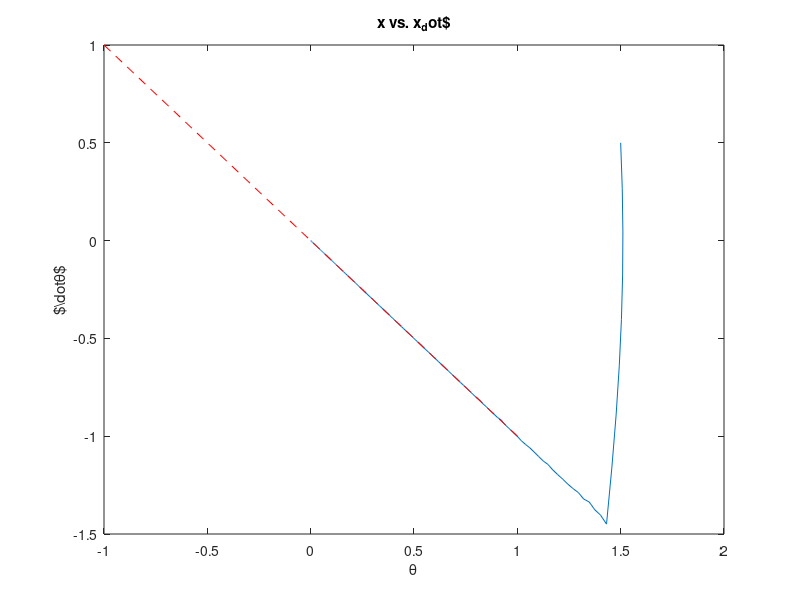
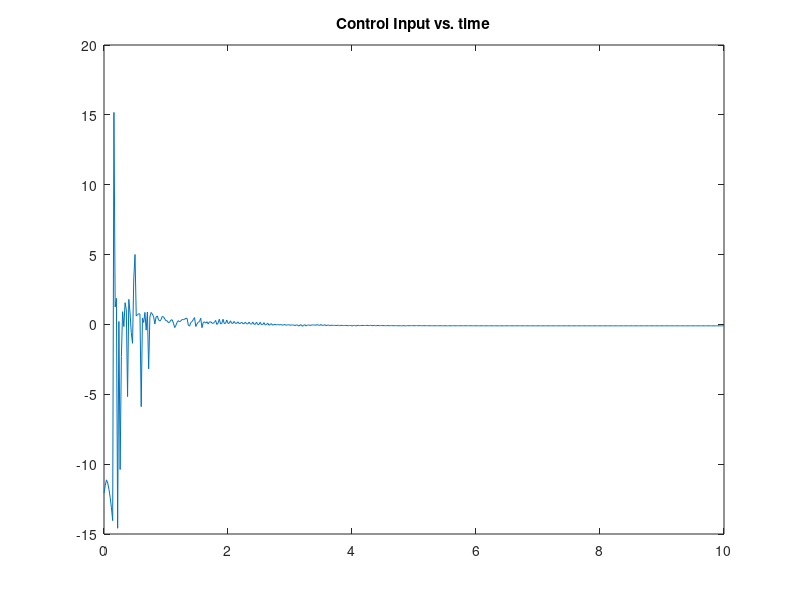
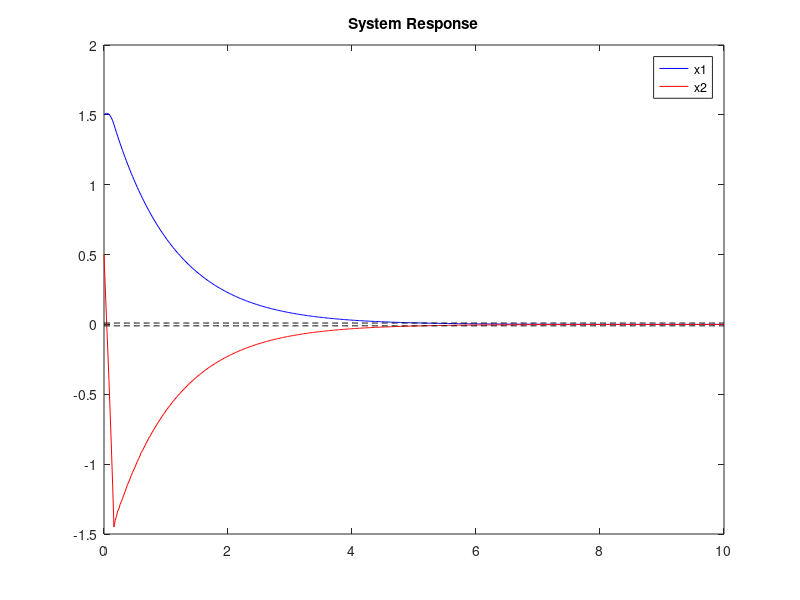

Recreate these plots in MATLAB, in order.
function Schur_final_prob2
close all;

X0=[1.5 0.5]';
N=501;
t=linspace(0,10,N);
[t X]=ode45(@eom,t,X0);

x1=X(:,1);
x2=X(:,2);
for k=1:N
    u(k)=control(t(k),X(k,:)');
end

figure;
plot(x1,x2);hold on;
plot([-1 1],[1, -1],'r--');
title('x vs. x_dot$')
xlabel('\theta')
ylabel('$\dot{\theta}$')
figure
plot(t,u)
title('Control Input vs. time')
figure
plot(t, x1, 'b-', t, x2, 'r-')
hold on
plot(t, repmat(.01, size(t)), 'k--', t, repmat(-.01, size(t)), 'k--')
title('System Response')
legend('x1', 'x2')

% save('Schur_HW5');
% evalin('base','load Schur_HW5');

end

function u=control(t,X)
x1=X(1);
x2=X(2);

s=x1+x2;
rho = abs(x1)*abs(x2)+x2^2+.2/5.5*abs(s);
beta0= 11;

eps=0.01;
u= -(rho+beta0)*sat(s/eps);
end

function y=sat(x)

if abs(x) < 1
    y=x;
else
    y=sign(x);
end

end

function X_dot=eom(t,X)
x1=X(1);
x2=X(2);

m = 5.5;
c1 = .04;
c2 = .01;
del = 0.1*sin(x1)+0.1*cos(x2);

u=control(t,X);

x1_dot=x2;
x2_dot=-c1*x2 - c2*x2*abs(x2)+ del + u;

X_dot=[x1_dot; x2_dot];
end
